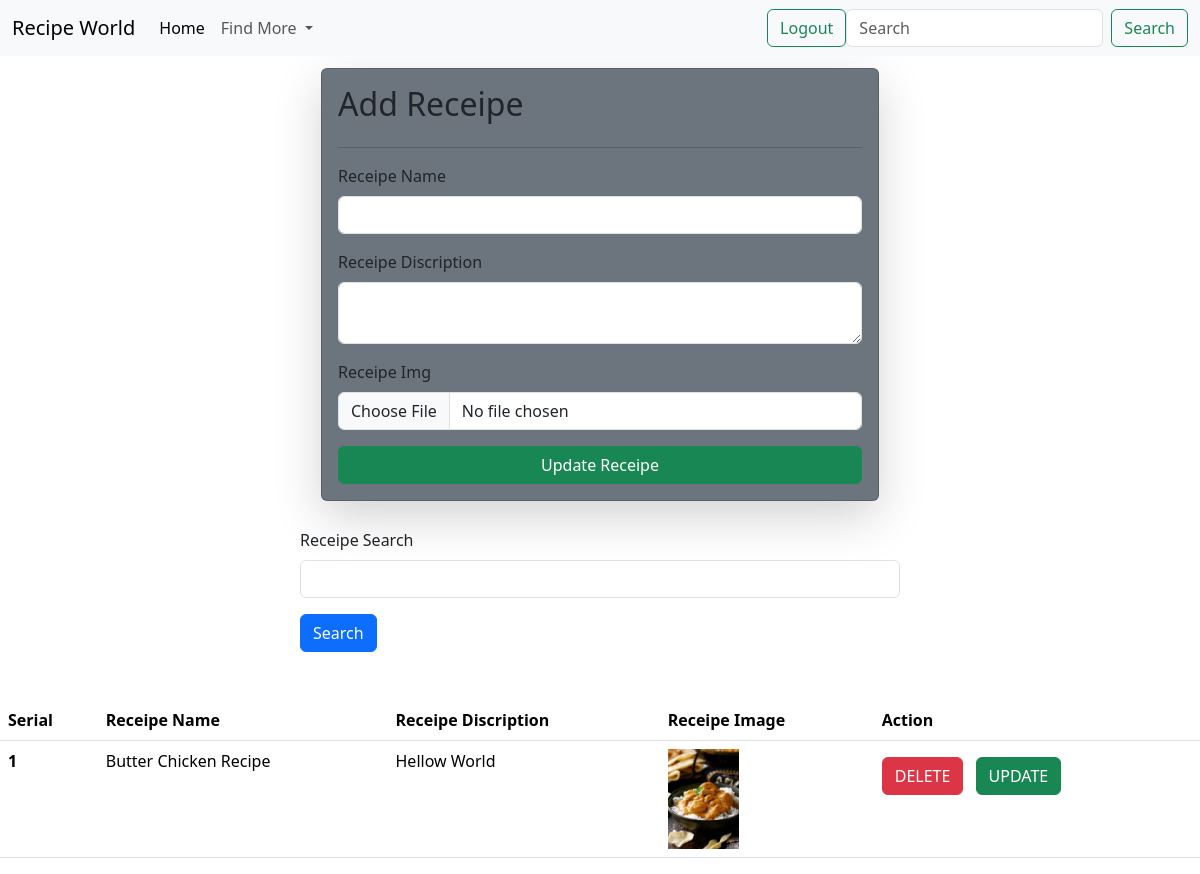
The page /add_recipe/ (signed in) on the database as committed earlier.
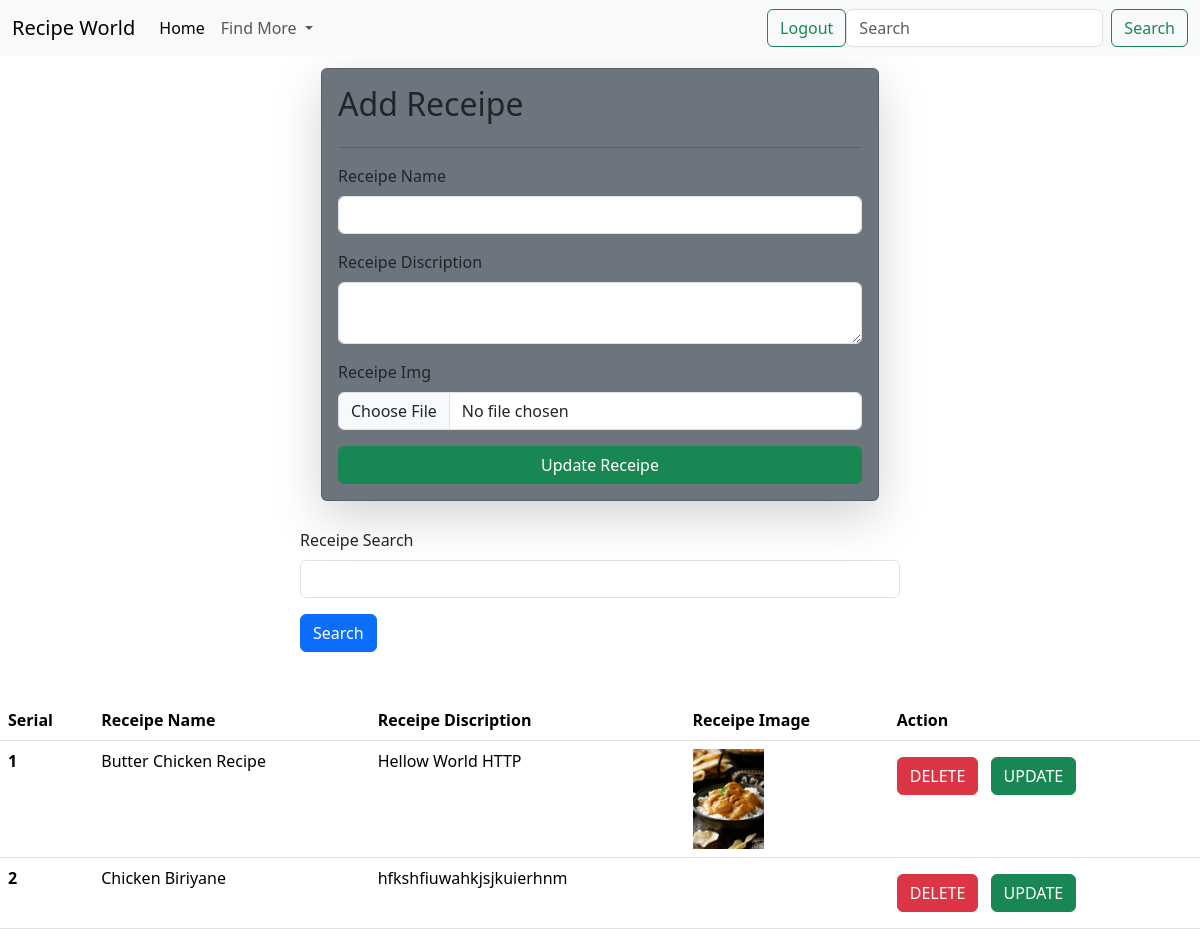
The same page on the database as committed later.
### Recipe/models.py (models this page shows)
class Receipe(models.Model):
    user = models.ForeignKey(User, on_delete=models.SET_NULL, null=True, blank=True)
    receipe_name = models.CharField(max_length = 100)
    receipe_discription = models.TextField()
    receipe_image = models.ImageField(upload_to= 'receipe')

### Recipe/views.py (the view, shortened to what this page needs)
# urls.py: path('add_recipe/', add_recipe , name= "add_recipe"),
@login_required(login_url='/login')
def add_recipe(request):
    queryset = Receipe.objects.filter(user=request.user)
    if request.GET.get('search'):
        queryset = queryset.filter(receipe_name__icontains=request.GET.get('search'))
    context = {'receipes': queryset}
    return render(request, 'add_recipe.html', context)

### Recipe/templates/add_recipe.html (shortened to what this page needs)
{% load static %}
<!DOCTYPE html>
<html lang="en">
<head>
    <link href="https://cdn.jsdelivr.net/npm/bootstrap@5.3.2/dist/css/bootstrap.min.css" rel="stylesheet">
</head>
<body>
  <nav class="navbar navbar-expand-lg fixed-top bg-body-tertiary">
    <div class="container-fluid">
      <a class="navbar-brand" href="">Recipe World</a>
      <div class="collapse navbar-collapse" id="navbarSupportedContent">
        <ul class="navbar-nav me-auto mb-2 mb-lg-0">
          <li class="nav-item">
            <a class="nav-link active" aria-current="page" href="/">Home</a>
          </li>
          <li class="nav-item dropdown">
            <a class="nav-link dropdown-toggle" href="#" role="button" data-bs-toggle="dropdown" aria-expanded="false">
              Find More
            </a>
          </li>
        </ul>
        <a class="btn btn-outline-success" href="/logout" name="profile" type="submit">Logout</a>
        <form class="d-flex" role="search" method = "post">
          <input class="form-control me-2" type="search" placeholder="Search" aria-label="Search">
          <button class="btn btn-outline-success" name="search" type="submit">Search</button>
        </form>
      </div>
    </div>
    </nav>
    <div class="col">
      <div class="row-md-12">
        <section class="gradient-form">
          <div class="container mt-1">
              <br> <br>
              <form class="col-6 mx-auto bg-secondary card p-3 shadow-lg mt-3" method="post" enctype="multipart/form-data">
                  <h2>Add Receipe</h2>
                  <hr>
                  <div class="mb-3">
                    <label for="exampleInputEmail1" class="form-label">Receipe Name</label>
                    <input name = "recipe_name" type="text" class="form-control">
                  </div>
                  <div class="mb-3">
                    <label for="exampleInputPassword1" class="form-label">Receipe Discription</label>
                    <textarea name="recipe_description" class="form-control"></textarea>
                  </div>
                  <div class="mb-3">
                    <label for="exampleInputPassword1" class="form-label">Receipe Img</label>
                    <input name = "recipe_image" type="file" class="form-control">
                    </div>
                  <button type="submit" class="btn btn-success">Update Receipe</button>
                </form>
          </div>
      </section>
      </div>
      <div class="row-md-12">
          <div class="mt-1">
            <div class="mx-auto col-6">
              <form action="">
              <div class="mb-3">
                <label for="exampleInputEmail1" class="form-label">Receipe Search </label>
                <input name = "search" type="text" class="form-control">
              </div>
              <button class="btn btn-primary">Search</button>
            </form>
           </div>
          </div>
      </div>
      <div class="row-md-12">
          <table class="table mt-5">
            <thead>
              <tr>
                <th scope="col">Serial</th>
                <th scope="col">Receipe Name</th>
                <th scope="col">Receipe Discription</th>
                <th scope="col">Receipe Image</th>
                <th scope="col"> Action  </th>
              </tr>
            </thead>
            <tbody>
              {% for receipe in receipes %}
              <tr>
                <th scope="row">{{forloop.counter}} </th>
                <td>{{receipe.receipe_name}} </td>
                <td> {{receipe.receipe_discription}} </td>
                <td> <img src="/media/{{receipe.receipe_image}}" alt="" style="height: 100px;"> </td>
                <td>
                  <a href="/delete_recipe/{{receipe.id}}" class="btn btn-danger"> DELETE </a>
                  <a href="/update_recipe/{{receipe.id}}" class="btn btn-success m-2"> UPDATE </a>
                </td>
              </tr>
              {% endfor %}
            </tbody>
          </table>
      </div>
      </div>
</body>
</html>

Rows that differ between the two databases and show on the page:
changed Receipe "Butter Chicken Recipe": receipe_discription "Hellow World" → "Hellow World HTTP"
added Receipe: receipe_name "Chicken Biriyane", receipe_discription "hfkshfiuwahkjsjkuierhnm"
